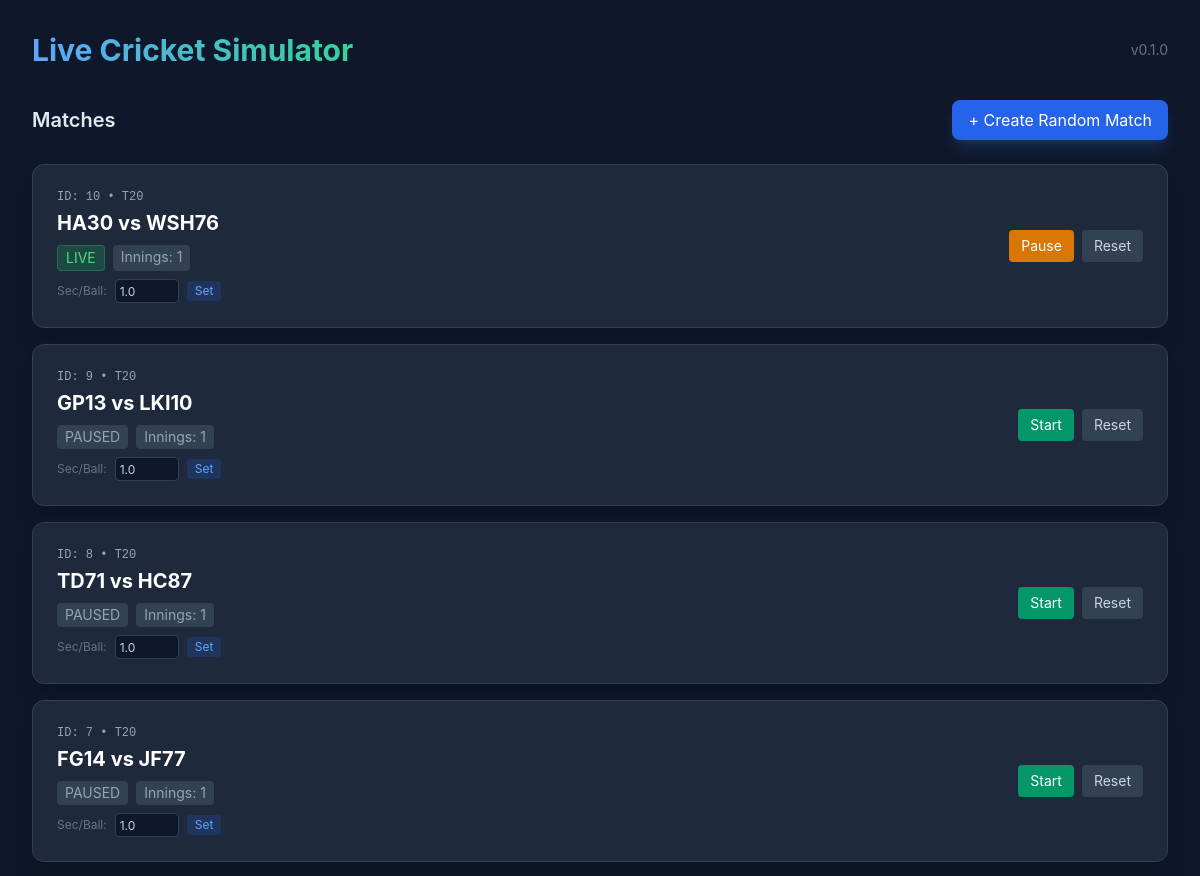
Before: /api/v1/dashboard/ (upper part) with the older database file.
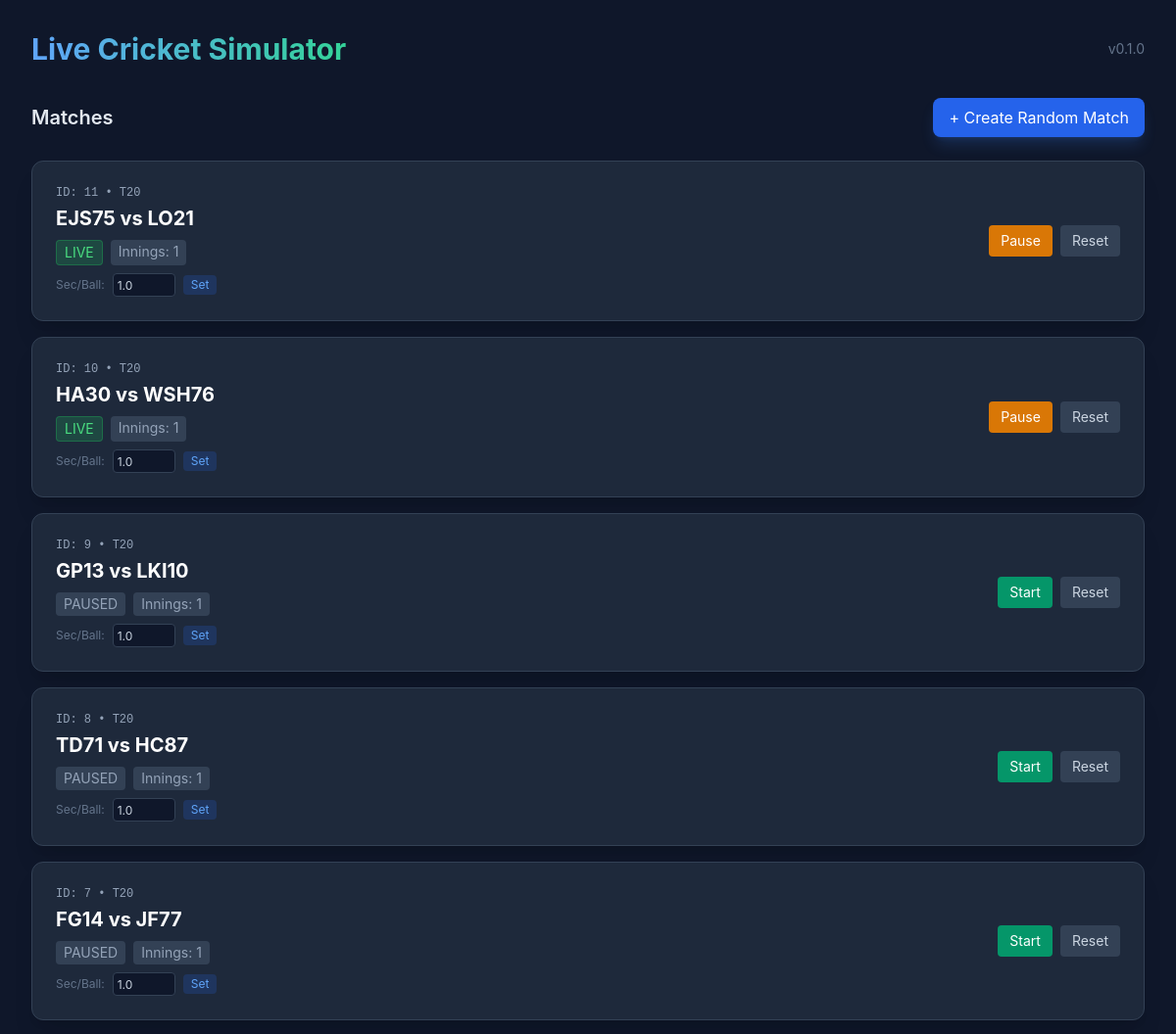
After: the same page with the newer database file.
### simulator/models.py (models this page shows, shortened)
class Match(models.Model):
    MATCH_TYPE_CHOICES = (
        ('T20', 'T20'),
        ('ODI', 'ODI'),
        ('TEST', 'Test'),
    )
    TOSS_DECISION_CHOICES = (
        ('BAT', 'Bat'),
        ('BOWL', 'Bowl'),
    )
    tournament = models.ForeignKey(Tournament, on_delete=models.SET_NULL, null=True, blank=True, related_name='matches')
    teams = models.ManyToManyField(Team, related_name='matches')
    date = models.DateTimeField()
    venue = models.CharField(max_length=255, blank=True, null=True)
    match_type = models.CharField(max_length=10, choices=MATCH_TYPE_CHOICES, default='T20')
    is_live = models.BooleanField(default=False)
    match_ended = models.BooleanField(default=False)
    seconds_per_ball = models.FloatField(default=1.0)
    toss_won_by = models.ForeignKey(Team, on_delete=models.SET_NULL, null=True, blank=True, related_name='toss_wins')
    opt_to = models.CharField(max_length=10, choices=TOSS_DECISION_CHOICES, null=True, blank=True)
    current_innings = models.IntegerField(default=1)

class Team(models.Model):
    name = models.CharField(max_length=100)
    short_name = models.CharField(max_length=10, unique=True)
    logo_url = models.URLField(blank=True, null=True)

### simulator/views_admin.py (the view)
# urls.py: path('dashboard/', DashboardView.as_view(), name='dashboard'),
class DashboardView(TemplateView):
    template_name = "simulator/dashboard.html"
    def get_context_data(self, **kwargs):
        context = super().get_context_data(**kwargs)
        context['matches'] = Match.objects.all().order_by('-date')
        return context

### simulator/templates/simulator/dashboard.html (shortened to what this page needs)
{% extends 'simulator/base.html' %}
{% block content %}
<div class="mb-6 flex justify-between items-center">
    <h2 class="text-xl font-semibold text-slate-200">Matches</h2>
    <form action="{% url 'create-match' %}" method="post">
        <button type="submit"
            class="bg-blue-600 hover:bg-blue-700 text-white px-4 py-2 rounded-lg transition shadow-lg shadow-blue-500/20">
            + Create Random Match
        </button>
    </form>
</div>
<div class="grid gap-4">
    {% for match in matches %}
    <div class="bg-slate-800 rounded-xl p-6 border border-slate-700 shadow-xl flex justify-between items-center">
        <div>
            <div class="text-xs font-mono text-slate-400 mb-1">ID: {{ match.id }} • {{ match.match_type }}</div>
            <div class="text-xl font-bold text-white mb-2">
                {% for team in match.teams.all %}
                {{ team.short_name }}{% if not forloop.last %} vs {% endif %}
                {% endfor %}
            </div>
            <div class="flex gap-2 text-sm">
                <span
                    class="px-2 py-0.5 rounded {% if match.is_live %}bg-green-500/20 text-green-400 border border-green-500/30{% else %}bg-slate-700 text-slate-400{% endif %}">
                    {% if match.is_live %}LIVE{% else %}PAUSED{% endif %}
                </span>
                <span class="px-2 py-0.5 rounded bg-slate-700 text-slate-400">
                    Innings: {{ match.current_innings }}
                </span>
            </div>
            <form action="{% url 'match-action' match.id 'speed' %}" method="post" class="mt-2 flex items-center gap-2">
                <label class="text-xs text-slate-500">Sec/Ball:</label>
                <input type="number" name="seconds_per_ball" value="{{ match.seconds_per_ball }}" step="0.1" min="0.1"
                    max="100"
                    class="w-16 h-6 px-1 text-xs bg-slate-900 border border-slate-700 rounded text-slate-300 focus:outline-none focus:border-blue-500">
                <button
                    class="bg-blue-600/20 hover:bg-blue-600/40 text-blue-400 px-2 py-0.5 rounded text-xs transition">Set</button>
            </form>
        </div>
        <div class="flex gap-2">
            {% if not match.is_live %}
            <form action="{% url 'match-action' match.id 'start' %}" method="post">
                <button
                    class="bg-emerald-600 hover:bg-emerald-700 text-white px-3 py-1.5 rounded text-sm transition">Start</button>
            </form>
            {% else %}
            <form action="{% url 'match-action' match.id 'pause' %}" method="post">
                <button
                    class="bg-amber-600 hover:bg-amber-700 text-white px-3 py-1.5 rounded text-sm transition">Pause</button>
            </form>
            {% endif %}
            <form action="{% url 'match-action' match.id 'reset' %}" method="post">
                <button
                    class="bg-slate-700 hover:bg-slate-600 text-slate-300 px-3 py-1.5 rounded text-sm transition">Reset</button>
            </form>
        </div>
    </div>
    {% empty %}
    <div class="text-center py-12 text-slate-500 bg-slate-800/50 rounded-xl border border-dashed border-slate-700">
        No matches found. Create one to get started.
    </div>
    {% endfor %}
</div>
{% endblock %}

Changed rows visible on the page:
added Match: id "11", match_type "T20", is_live "LIVE", current_innings "1", seconds_per_ball "1.0"
added Team: short_name "EJS75", shows "vs", shown under "11"
added Team: short_name "LO21", shown under "11"
